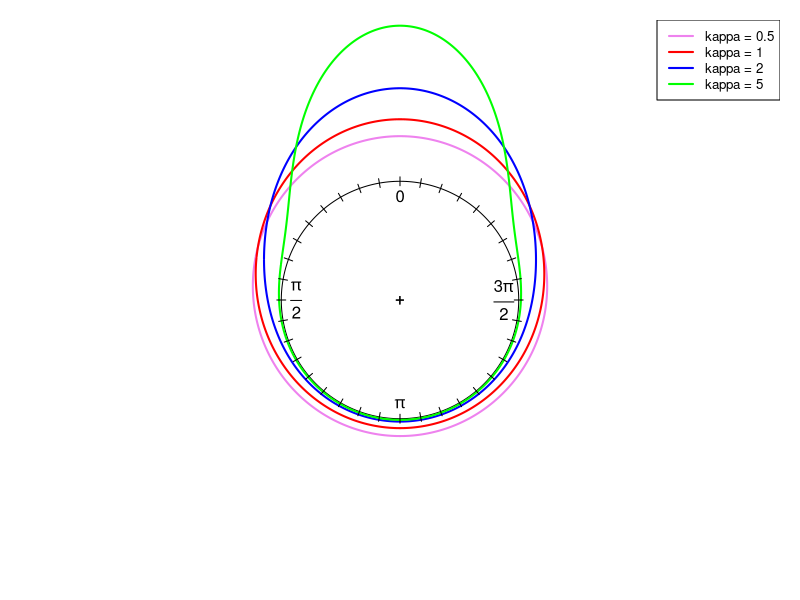

The R script that drew this image:
## ---- chunk 1
if(!require(circular)) install.packages("circular")

library(circular)
## ---- chunk 2
mu <- circular(0) # Set the mean direction at o
kappas <- c(0.5, 1, 2, 5)

angles <- seq(0, 2*pi, length.out = 720)

densities <- list() # To store the value of PDFs at each points
for (kappa in kappas) {
  density <- dvonmises(angles, mu = mu, kappa = kappa) # This should return a vector, since argument x is a vector 
  densities[[as.character(kappa)]] <- density
}

# Plot
png("von_mises_circular_plot.png", width = 2000, height = 2000, res = 300)
plot.new()
par(mar = c(1, 1, 1, 1))
plot(circular(list()), zero = pi/2, bin = 720, shrink = 2.1)
colors <- c("violet", "red", "blue", "green")
for (i in seq_along(kappas)) {
  lines.circular(angles, densities[[as.character(kappas[i])]] * 1.5 + 0.01, 
                 col = colors[i], lwd = 2, zero = pi/2)
}
legend("topright", legend = paste("kappa =", kappas),
       col = colors, lwd = 2, cex = 0.8)
axis.circular(
  at = circular(seq(0, 2 * pi - pi / 18, by = pi / 18)),
  labels = rep("", 36),
  tcl = 0.075,
  zero = pi/2,
  rotation = "clock"
)
dev.off()
